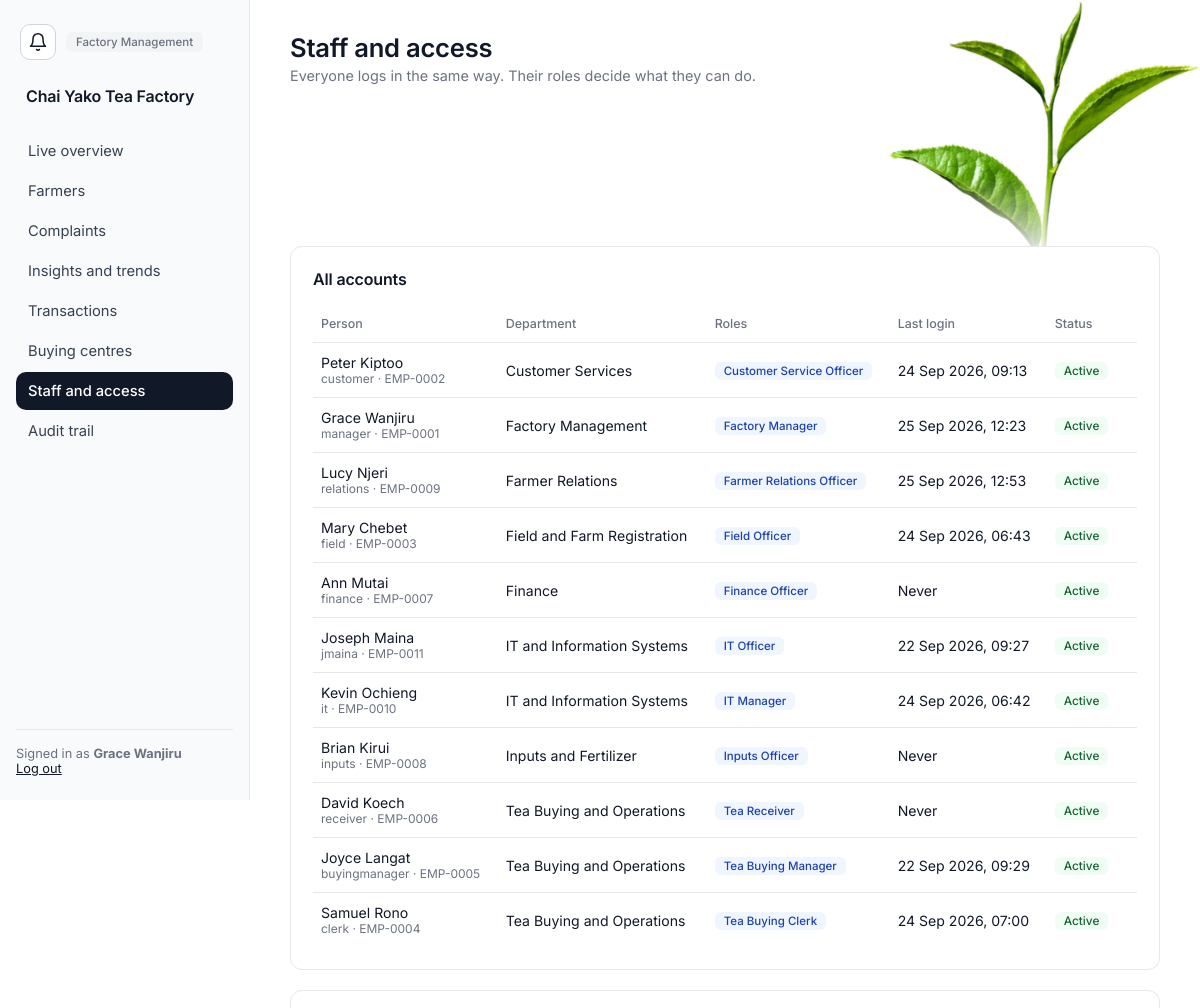
The app's page /admin/staff (signed in, upper part), older data.
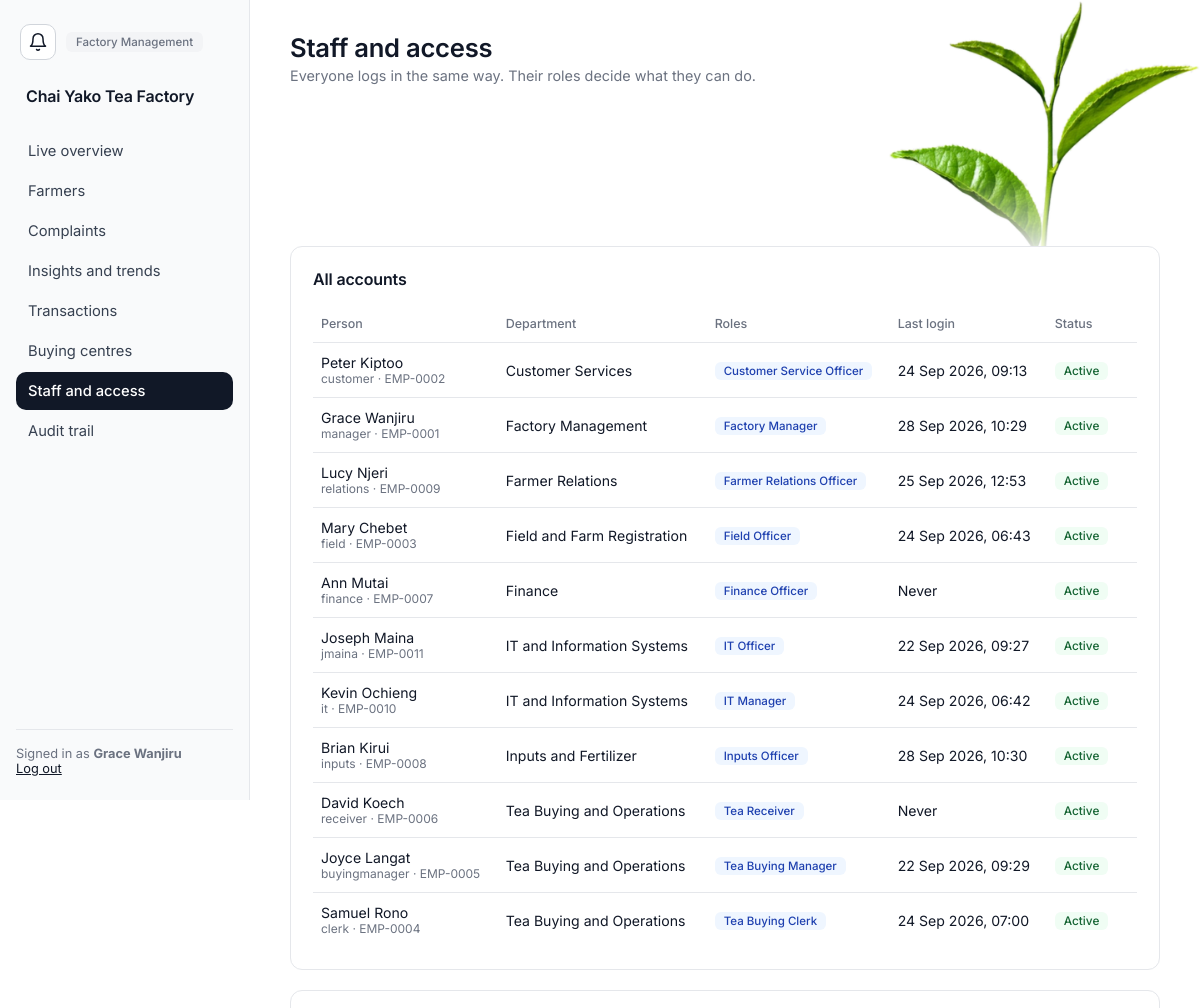
The same page, newer data.
### app/models.py (models this page shows, shortened)
class User(UserMixin, db.Model):
    __tablename__ = "users"
    id = db.Column(db.Integer, primary_key=True)
    employee_id = db.Column(db.Integer, db.ForeignKey("employees.id"), unique=True, nullable=False)
    username = db.Column(db.String(80), unique=True, nullable=False)
    password_hash = db.Column(db.String(255), nullable=False)
    pin_hash = db.Column(db.String(255))
    status = db.Column(db.String(20), nullable=False, default="ACTIVE")
    last_login_at = db.Column(db.DateTime)
    created_at = db.Column(db.DateTime, nullable=False, default=utcnow)
    updated_at = db.Column(db.DateTime, nullable=False, default=utcnow, onupdate=utcnow)
    employee = db.relationship("Employee", back_populates="user")
    @property
    def is_active(self):
        return self.status == "ACTIVE" and self.employee.status == "ACTIVE"
    @property
    def full_name(self):
        return self.employee.full_name
    @property
    def department(self):
        return self.employee.department

class Employee(db.Model):
    __tablename__ = "employees"
    id = db.Column(db.Integer, primary_key=True)
    employee_number = db.Column(db.String(30), unique=True, nullable=False)
    first_name = db.Column(db.String(80), nullable=False)
    last_name = db.Column(db.String(80), nullable=False)
    phone = db.Column(db.String(30))
    email = db.Column(db.String(120))
    department_id = db.Column(db.Integer, db.ForeignKey("departments.id"), nullable=False, index=True)
    status = db.Column(db.String(20), nullable=False, default="ACTIVE")
    created_at = db.Column(db.DateTime, nullable=False, default=utcnow)
    updated_at = db.Column(db.DateTime, nullable=False, default=utcnow, onupdate=utcnow)
    department = db.relationship("Department", back_populates="employees")
    roles = db.relationship("Role", secondary=employee_roles, back_populates="employees")
    user = db.relationship("User", back_populates="employee", uselist=False)
    @property
    def full_name(self):
        return f"{self.first_name} {self.last_name}"

class Department(db.Model):
    __tablename__ = "departments"
    id = db.Column(db.Integer, primary_key=True)
    name = db.Column(db.String(100), unique=True, nullable=False)
    description = db.Column(db.String(255))
    status = db.Column(db.String(20), nullable=False, default="ACTIVE")
    created_at = db.Column(db.DateTime, nullable=False, default=utcnow)
    updated_at = db.Column(db.DateTime, nullable=False, default=utcnow, onupdate=utcnow)
    employees = db.relationship("Employee", back_populates="department")

### app/admin.py (the view)
@admin_bp.route("/staff")
@permission_required("VIEW_STAFF")
def staff():
    users = (User.query
             .join(Employee, Employee.id == User.employee_id)
             .join(Department, Department.id == Employee.department_id)
             .order_by(Department.name, Employee.last_name, Employee.first_name).all())
    return render_template("admin/staff.html", users=users,
                           departments=Department.query.order_by(Department.name).all(),
                           roles=Role.query.order_by(Role.name).all())

### app/navigation.py (called while the page is built)
def home_endpoint(user):
    for permission, endpoint in _HOME:
        if has_permission(user, permission):
            return endpoint
    return "notices.board"          # an account with no working role still gets somewhere

def nav_items(user):
    allowed = [(endpoint, label) for endpoint, label, rule in _NAV
               if rule(lambda name: has_permission(user, name))]
    home = home_endpoint(user)
    allowed.sort(key=lambda item: item[0] != home)      # stable: only the home item moves up
    return allowed

def home_url(user):
    return url_for(home_endpoint(user))

### app/permissions.py (called while the page is built)
def role_permission_names(user):
    cache = g.setdefault("_role_permissions", {})
    if user.id not in cache:
        cache[user.id] = {
            permission.name
            for role in user.employee.roles if role.status == "ACTIVE"
            for permission in role.permissions
        }
    return cache[user.id]

def has_permission(user, name):
    return permission_source(user, name) is not None

### app/timeutil.py (called while the page is built)
def utcnow():
    return datetime.now(timezone.utc).replace(tzinfo=None)

def to_eat(moment):
    return moment + EAT_OFFSET if moment else None

### app/templates/admin/staff.html (shortened to what this page needs)
{% extends "layout/base.html" %}
{% block content %}
<div class="topbar">
  <div class="greeting"><h1>Staff and access</h1><p>Everyone logs in the same way. Their roles decide what they can do.</p></div>
</div>
<div class="card mb">
  <div class="card-header"><h3>All accounts</h3></div>
  <div class="table-scroll">
  <table>
    <thead><tr><th>Person</th><th>Department</th><th>Roles</th><th>Last login</th><th>Status</th><th></th></tr></thead>
    <tbody>
      {% for u in users %}
      <tr>
        <td>{{ u.full_name }}<div class="muted" style="font-size:0.75rem;">{{ u.username }} · {{ u.employee.employee_number }}</div></td>
        <td>{{ u.employee.department.name }}</td>
        <td style="max-width:260px;">
          {% for r in u.employee.roles %}<span class="tag tag-staff">{{ r.name }}</span> {% endfor %}
        </td>
        <td>{{ u.last_login_at|eat if u.last_login_at else 'Never' }}</td>
        <td><span class="badge {{ 'badge-good' if u.is_active else 'badge-damaged' }}">{{ 'Active' if u.is_active else 'Deactivated' }}</span></td>
        <td>
        </td>
      </tr>
      {% endfor %}
    </tbody>
  </table>
  </div>
</div>
<div class="card">
</div>
{% endblock %}

Row changes from the older to the newer data that the page shows:
changed User "manager": last_login_at|eat "25 Sep 2026, 12:23" → "28 Sep 2026, 10:29"
changed User "inputs": last_login_at|eat "Never" → "28 Sep 2026, 10:30"
